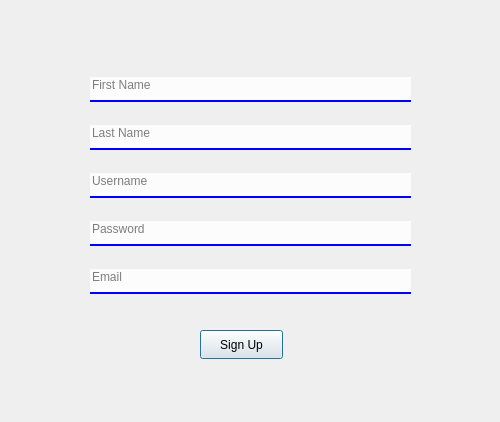
<?xml version="1.0" encoding="UTF-8"?>
<ui version="4.0">
 <class>SignUp</class>
 <widget class="QDialog" name="SignUp">
  <property name="geometry">
   <rect>
    <x>0</x>
    <y>0</y>
    <width>500</width>
    <height>422</height>
   </rect>
  </property>
  <property name="windowTitle">
   <string>Dialog</string>
  </property>
  <widget class="QLabel" name="label">
   <property name="geometry">
    <rect>
     <x>10</x>
     <y>10</y>
     <width>481</width>
     <height>401</height>
    </rect>
   </property>
   <property name="styleSheet">
    <string notr="true">border-image: url(:/Pictures/BackGround/paper.png);
border-radius:30px;</string>
   </property>
   <property name="text">
    <string/>
   </property>
  </widget>
  <widget class="QWidget" name="verticalLayoutWidget">
   <property name="geometry">
    <rect>
     <x>90</x>
     <y>60</y>
     <width>321</width>
     <height>251</height>
    </rect>
   </property>
   <layout class="QVBoxLayout" name="mainLayout">
    <item>
     <widget class="QLineEdit" name="firstnameLine">
      <property name="styleSheet">
       <string notr="true">background-color: rgba(255, 255, 255, 210);
border:none;
border-bottom:2px solid rgb(0,0,255);
color:rgb(0,0,0);
padding-bottom:7px;</string>
      </property>
      <property name="text">
       <string/>
      </property>
      <property name="placeholderText">
       <string>First Name</string>
      </property>
     </widget>
    </item>
    <item>
     <widget class="QLineEdit" name="lastnameLine">
      <property name="styleSheet">
       <string notr="true">background-color: rgba(255, 255, 255, 210);
border:none;
border-bottom:2px solid rgb(0,0,255);
color:rgb(0,0,0);
padding-bottom:7px;</string>
      </property>
      <property name="placeholderText">
       <string>Last Name</string>
      </property>
     </widget>
    </item>
    <item>
     <widget class="QLineEdit" name="userLine">
      <property name="styleSheet">
       <string notr="true">background-color: rgba(255, 255, 255, 210);
border:none;
border-bottom:2px solid rgb(0,0,255);
color:rgb(0,0,0);
padding-bottom:7px;</string>
      </property>
      <property name="placeholderText">
       <string>Username</string>
      </property>
     </widget>
    </item>
    <item>
     <widget class="QLineEdit" name="passLine">
      <property name="styleSheet">
       <string notr="true">background-color: rgba(255, 255, 255, 210);
border:none;
border-bottom:2px solid rgb(0,0,255);
color:rgb(0,0,0);
padding-bottom:7px;</string>
      </property>
      <property name="placeholderText">
       <string>Password</string>
      </property>
     </widget>
    </item>
    <item>
     <widget class="QLineEdit" name="emailLine">
      <property name="styleSheet">
       <string notr="true">background-color: rgba(255, 255, 255, 210);
border:none;
border-bottom:2px solid rgb(0,0,255);
color:rgb(0,0,0);
padding-bottom:7px;</string>
      </property>
      <property name="placeholderText">
       <string>Email</string>
      </property>
     </widget>
    </item>
   </layout>
  </widget>
  <widget class="QPushButton" name="signButt">
   <property name="geometry">
    <rect>
     <x>200</x>
     <y>330</y>
     <width>83</width>
     <height>29</height>
    </rect>
   </property>
   <property name="text">
    <string>Sign Up</string>
   </property>
  </widget>
 </widget>
 <resources/>
 <connections/>
</ui>
